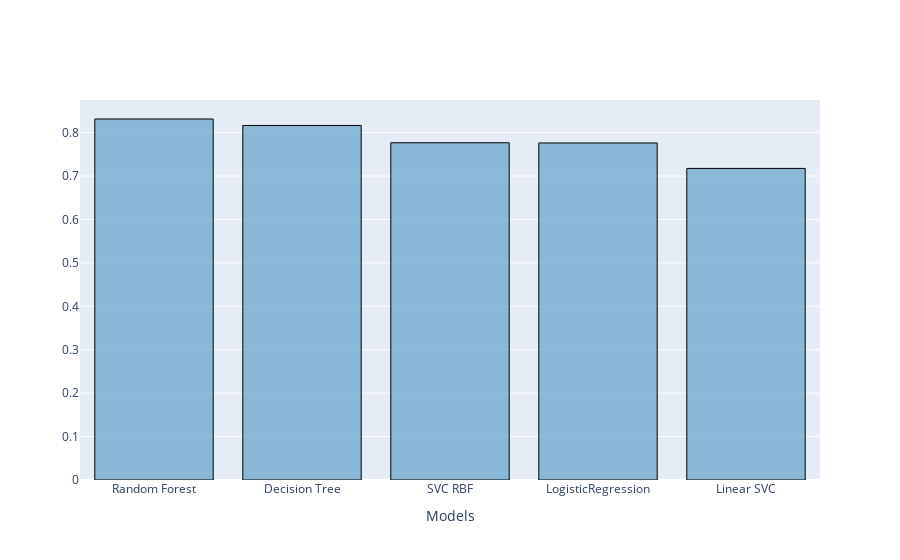

Here is the notebook cell this chart was saved with:
### Code cell
#Model Comparison
from plotly.offline import init_notebook_mode, iplot
init_notebook_mode(connected=True)
import plotly.graph_objs as go

algoList = ["LogisticRegression", "Linear SVC","SVC RBF", "Decision Tree","Random Forest"]
comparison = {"Models" : algoList, "Accuracy" : compareAccuracy}
dfComparison = pd.DataFrame(comparison)

newIndex = (dfComparison.Accuracy.sort_values(ascending = False)).index.values
sorted_dfComparison = dfComparison.reindex(newIndex)


data = [go.Bar(
               x = sorted_dfComparison.Models,
               y = sorted_dfComparison.Accuracy,
               name = "Accuracy Scores of Models",
               marker = dict(color = "rgba(116,173,209,0.8)",
                             line=dict(color='rgb(0,0,0)',width=1.0)))]

layout = go.Layout(xaxis= dict(title= 'Models',ticklen= 5,zeroline= False))

fig = go.Figure(data = data, layout = layout)

iplot(fig)

### Figure 1 — Plotly figure (JSON) as saved in the notebook; plotly's stock layout.template omitted (floating-point values rounded to 4 significant figures)
{"data": [{"marker": {"color": "rgba(116,173,209,0.8)", "line": {"color": "rgb(0,0,0)", "width": 1}}, "name": "Accuracy Scores of Models", "type": "bar", "x": ["Random Forest", "Decision Tree", "SVC RBF", "LogisticRegression", "Linear SVC"], "y": [0.8313, 0.8164, 0.7766, 0.7761, 0.7175]}], "layout": {"xaxis": {"ticklen": 5, "title": {"text": "Models"}, "zeroline": false}}}
